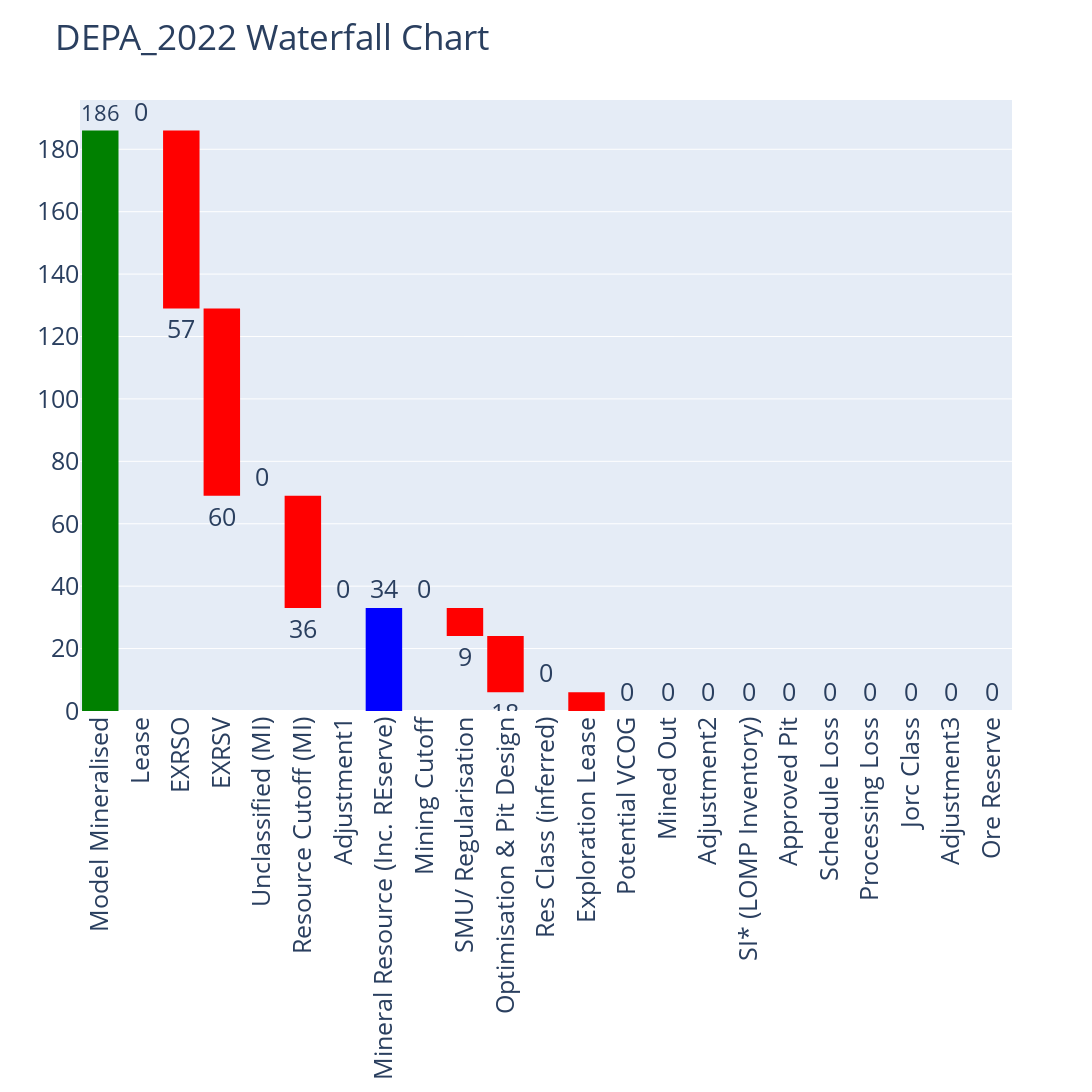

Here is the notebook cell this chart was saved with:
### Code cell
fig = go.Figure(go.Waterfall(
    orientation = "v",
    measure = ["relative", "relative", "relative","relative","relative","relative","relative", "total","relative","relative","relative","relative","relative","relative","relative","relative", "total","relative","relative","relative","relative","relative", "total" ],

    x = ["Model Mineralised", "Lease", "EXRSO", "EXRSV", "Unclassified (MI)", " Resource Cutoff (MI)", "Adjustment1", "Mineral Resource (Inc. REserve)", "Mining Cutoff", "SMU/ Regularisation", "Optimisation & Pit Design", "Res Class (inferred)", "Exploration Lease", "Potential VCOG", "Mined Out", "Adjustment2", "SI* (LOMP Inventory)", "Approved Pit", "Schedule Loss", "Processing Loss", "Jorc Class", "Adjustment3", "Ore Reserve"],

    textposition = "outside",
    text = [abs(x) for x in waterfall],
    y =  waterfall,
    connector = {"visible": False},
    base = 0,

    decreasing = {"marker":{"color":"Red"}},
    increasing = {"marker":{"color":"Green"}},
    totals = {"marker":{"color":"Blue"}}
))

fig.update_layout(title = f'{title} Waterfall Chart',  waterfallgap  = 0.1,
        autosize=False,
        width=2250,
        height=1100,
        font=dict(
            size=25,  # Set the font size here)
        ))

fig.update_xaxes(tickangle=-90)

fig.show()

### Figure 1 — Plotly figure (JSON) as saved in the notebook; plotly's stock layout.template omitted (floating-point values rounded to 4 significant figures)
{"data": [{"base": 0, "connector": {"visible": false}, "decreasing": {"marker": {"color": "Red"}}, "increasing": {"marker": {"color": "Green"}}, "measure": ["relative", "relative", "relative", "relative", "relative", "relative", "relative", "total", "relative", "relative", "relative", "relative", "relative", "relative", "relative", "relative", "total", "relative", "relative", "relative", "relative", "relative", "total"], "orientation": "v", "text": ["186", "0", "57", "60", "0", "36", "0", "34", "0", "9", "18", "0", "6", "0", "0", "0", "0", "0", "0", "0", "0", "0", "0"], "textposition": "outside", "totals": {"marker": {"color": "Blue"}}, "type": "waterfall", "x": ["Model Mineralised", "Lease", "EXRSO", "EXRSV", "Unclassified (MI)", " Resource Cutoff (MI)", "Adjustment1", "Mineral Resource (Inc. REserve)", "Mining Cutoff", "SMU/ Regularisation", "Optimisation & Pit Design", "Res Class (inferred)", "Exploration Lease", "Potential VCOG", "Mined Out", "Adjustment2", "SI* (LOMP Inventory)", "Approved Pit", "Schedule Loss", "Processing Loss", "Jorc Class", "Adjustment3", "Ore Reserve"], "y": [186, 0, -57, -60, 0, -36, 0, -34, 0, -9, -18, 0, -6, 0, 0, 0, 0, 0, 0, 0, 0, 0, 0]}], "layout": {"autosize": false, "font": {"size": 25}, "height": 1100, "title": {"text": "DEPA_2022 Waterfall Chart"}, "waterfallgap": 0.1, "width": 2250, "xaxis": {"tickangle": -90}}}
